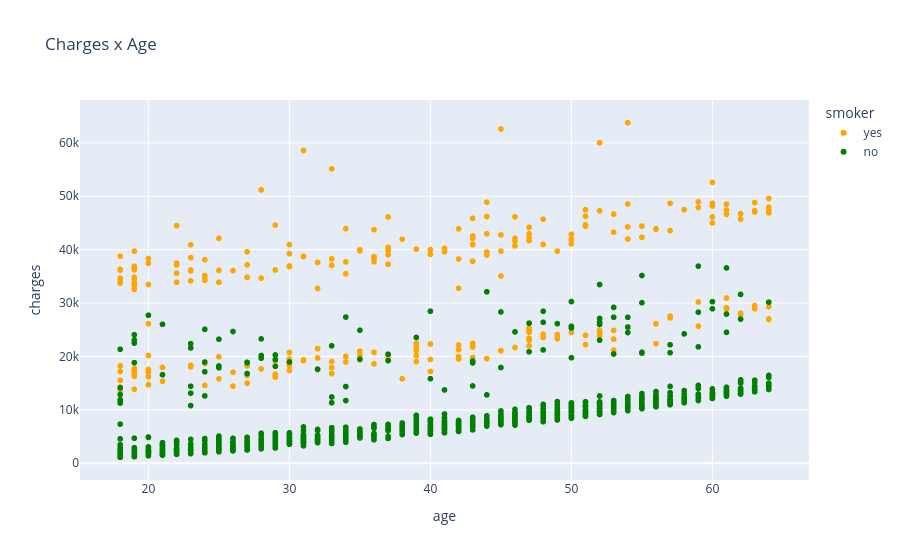

Write notebook code for a chart like this one.
### Markdown cell above
R: Well, it seems that we've pratically the same concetration of children in SW, SE and NW, with a 'not that much minor' counts of kids in NE, though, NE stills being the only one that its below 350k counts of children of them all. We can see that the 'sex distribution' is practely the same in each region and in all regions there're more boys than girls.

### Code cell
fig5 = px.scatter(data_frame=df,
                  y='charges',
                  x='age',
                  hover_data='sex',
                  title='Charges x Age',
                  color='smoker',
                  color_discrete_sequence=['orange','green'])
fig5

### Figure 1 — Plotly figure (JSON) as saved in the notebook; plotly's stock layout.template omitted (floating-point values rounded to 4 significant figures; data arrays with more than 128 entries replaced by an {"elided": "..."} marker saying what was removed)
{"data": [{"customdata": {"elided": "274x1 str values"}, "hovertemplate": "smoker=yes<br>age=%{x}<br>charges=%{y}<br>sex=%{customdata[0]}<extra></extra>", "legendgroup": "yes", "marker": {"color": "orange", "symbol": "circle"}, "mode": "markers", "name": "yes", "showlegend": true, "type": "scattergl", "x": {"elided": "274 int values"}, "xaxis": "x", "y": {"elided": "274 float values"}, "yaxis": "y"}, {"customdata": {"elided": "1064x1 str values"}, "hovertemplate": "smoker=no<br>age=%{x}<br>charges=%{y}<br>sex=%{customdata[0]}<extra></extra>", "legendgroup": "no", "marker": {"color": "green", "symbol": "circle"}, "mode": "markers", "name": "no", "showlegend": true, "type": "scattergl", "x": {"elided": "1064 int values"}, "xaxis": "x", "y": {"elided": "1064 float values"}, "yaxis": "y"}], "layout": {"legend": {"title": {"text": "smoker"}, "tracegroupgap": 0}, "title": {"text": "Charges x Age"}, "xaxis": {"anchor": "y", "domain": [0, 1], "title": {"text": "age"}}, "yaxis": {"anchor": "x", "domain": [0, 1], "title": {"text": "charges"}}}}
